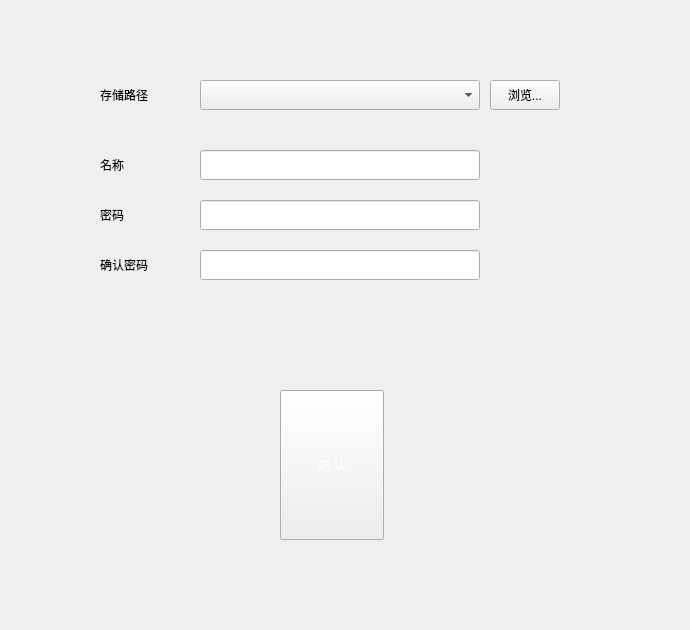
<?xml version="1.0" encoding="UTF-8"?>
<ui version="4.0">
 <class>Register_Widget</class>
 <widget class="QWidget" name="Register_Widget">
  <property name="geometry">
   <rect>
    <x>0</x>
    <y>0</y>
    <width>690</width>
    <height>630</height>
   </rect>
  </property>
  <property name="windowTitle">
   <string>Form</string>
  </property>
  <widget class="QLabel" name="label">
   <property name="geometry">
    <rect>
     <x>10</x>
     <y>590</y>
     <width>61</width>
     <height>40</height>
    </rect>
   </property>
   <property name="styleSheet">
    <string notr="true">font: 20pt &quot;黑体&quot;;
border-image: url(:/backcaption.png);</string>
   </property>
   <property name="text">
    <string/>
   </property>
  </widget>
  <widget class="QLabel" name="label_2">
   <property name="geometry">
    <rect>
     <x>100</x>
     <y>80</y>
     <width>91</width>
     <height>30</height>
    </rect>
   </property>
   <property name="styleSheet">
    <string notr="true">font: 16pt &quot;黑体&quot;;</string>
   </property>
   <property name="text">
    <string>存储路径</string>
   </property>
  </widget>
  <widget class="QComboBox" name="comboBox">
   <property name="geometry">
    <rect>
     <x>200</x>
     <y>80</y>
     <width>280</width>
     <height>30</height>
    </rect>
   </property>
  </widget>
  <widget class="QToolButton" name="toolButton">
   <property name="geometry">
    <rect>
     <x>490</x>
     <y>80</y>
     <width>70</width>
     <height>30</height>
    </rect>
   </property>
   <property name="text">
    <string>浏览...</string>
   </property>
  </widget>
  <widget class="QLineEdit" name="lineEdit">
   <property name="geometry">
    <rect>
     <x>200</x>
     <y>150</y>
     <width>280</width>
     <height>30</height>
    </rect>
   </property>
  </widget>
  <widget class="QLineEdit" name="lineEdit_2">
   <property name="geometry">
    <rect>
     <x>200</x>
     <y>200</y>
     <width>280</width>
     <height>30</height>
    </rect>
   </property>
   <property name="text">
    <string/>
   </property>
  </widget>
  <widget class="QLineEdit" name="lineEdit_3">
   <property name="geometry">
    <rect>
     <x>200</x>
     <y>250</y>
     <width>280</width>
     <height>30</height>
    </rect>
   </property>
  </widget>
  <widget class="QPushButton" name="pushButton">
   <property name="geometry">
    <rect>
     <x>280</x>
     <y>390</y>
     <width>104</width>
     <height>150</height>
    </rect>
   </property>
   <property name="styleSheet">
    <string notr="true">border-image: url(:/confirm_button.png);
color: rgb(255, 255, 255);
font: 22pt &quot;黑体&quot;;</string>
   </property>
   <property name="text">
    <string>确 认</string>
   </property>
  </widget>
  <widget class="QLabel" name="label_6">
   <property name="geometry">
    <rect>
     <x>100</x>
     <y>150</y>
     <width>91</width>
     <height>30</height>
    </rect>
   </property>
   <property name="styleSheet">
    <string notr="true">font: 16pt &quot;黑体&quot;;</string>
   </property>
   <property name="text">
    <string>名称</string>
   </property>
  </widget>
  <widget class="QLabel" name="label_3">
   <property name="geometry">
    <rect>
     <x>100</x>
     <y>200</y>
     <width>91</width>
     <height>30</height>
    </rect>
   </property>
   <property name="styleSheet">
    <string notr="true">font: 16pt &quot;黑体&quot;;</string>
   </property>
   <property name="text">
    <string>密码</string>
   </property>
  </widget>
  <widget class="QLabel" name="label_4">
   <property name="geometry">
    <rect>
     <x>100</x>
     <y>250</y>
     <width>91</width>
     <height>30</height>
    </rect>
   </property>
   <property name="styleSheet">
    <string notr="true">font: 16pt &quot;黑体&quot;;</string>
   </property>
   <property name="text">
    <string>确认密码</string>
   </property>
  </widget>
 </widget>
 <resources/>
 <connections/>
</ui>
